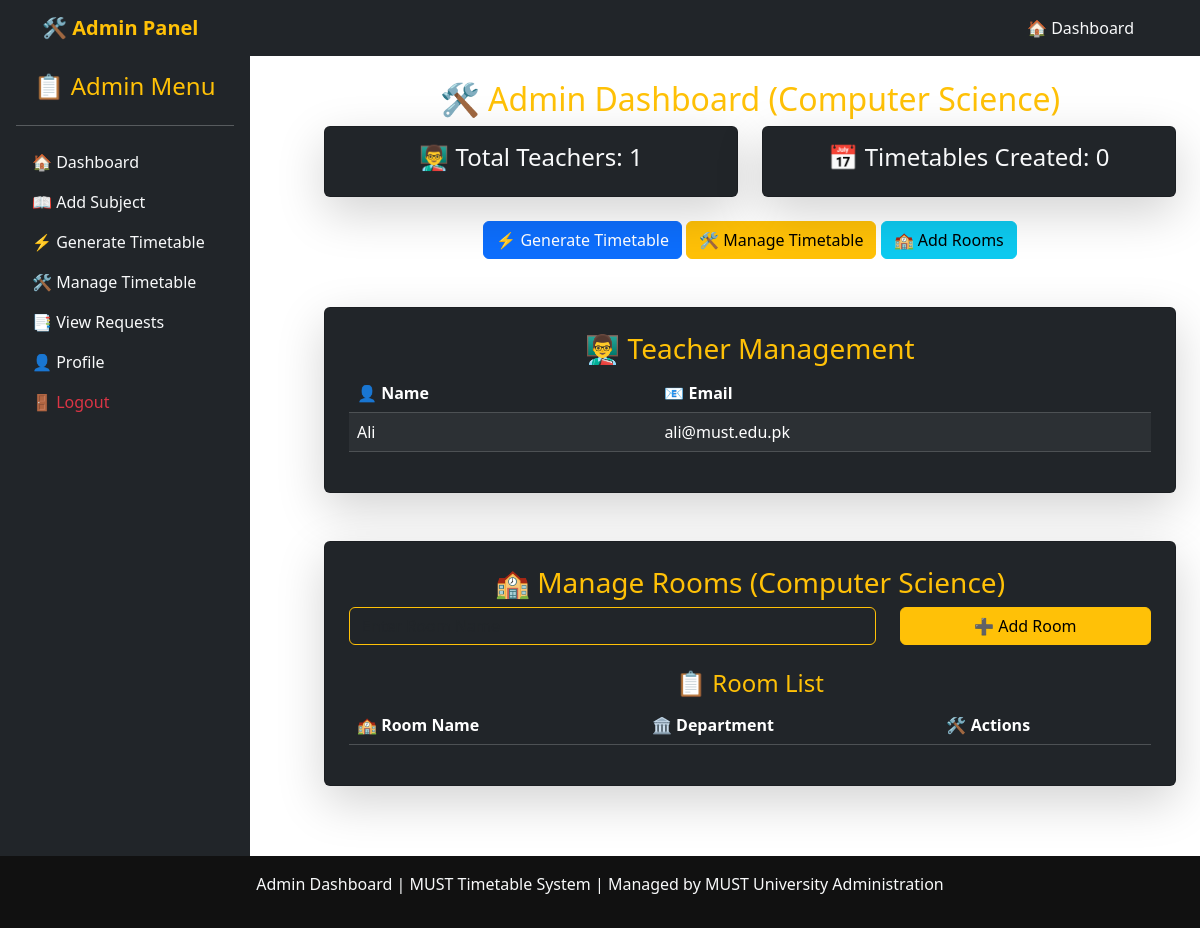
The app's page /views/admin/dashboard.php (signed in) with its own data.
### tables this page shows
CREATE TABLE `departments` (
  `id` int(11) NOT NULL,
  `name` varchar(255) NOT NULL,
  `admin_id` int(11) DEFAULT NULL,
  `timetables_created` int(11) DEFAULT '0'
);

CREATE TABLE `users` (
  `id` int(11) NOT NULL,
  `name` varchar(255) NOT NULL,
  `email` varchar(255) NOT NULL,
  `password` varchar(255) NOT NULL,
  `role` enum('superadmin','admin','teacher','student') NOT NULL,
  `contact` varchar(255) DEFAULT NULL,
  `profile_pic` varchar(255) DEFAULT 'default-avatar.jpg',
  `created_at` timestamp NOT NULL DEFAULT CURRENT_TIMESTAMP,
  `contact_number` varchar(15) DEFAULT NULL,
  `specialty` varchar(255) DEFAULT NULL,
  `department_id` int(11) DEFAULT NULL,
  `is_active` tinyint(1) DEFAULT '1',
  `roll_no` varchar(20) DEFAULT NULL
);

### views/admin/dashboard.php (the view, shortened to what this page needs)
<?php
require_once '../../controllers/AdminController.php';
$admin_id = $_SESSION['user_id'];
$stmt = $conn->prepare("SELECT d.id, d.name FROM departments d WHERE d.admin_id = ?");
$stmt->execute([$admin_id]);
$admin_dept = $stmt->fetch(PDO::FETCH_ASSOC);
if ($admin_dept) {
    $department_id = $admin_dept['id'];
    $department_name = $admin_dept['name'];
} else {
    $department_id = null;
    $department_name = "Unknown";
}
$stmt = $conn->prepare("SELECT COUNT(*) FROM users WHERE role = 'teacher' AND department_id = ?");
$stmt->execute([$department_id]);
$total_teachers = $stmt->fetchColumn();
$stmt = $conn->prepare("SELECT COUNT(DISTINCT semester) FROM timetables WHERE department_id = ? AND is_confirmed = 1");
$stmt->execute([$department_id]);
$total_timetables = $stmt->fetchColumn();
$stmt = $conn->prepare("SELECT id, name, email, contact FROM users WHERE role = 'teacher' AND department_id = ?");
$stmt->execute([$department_id]);
$teachers = $stmt->fetchAll(PDO::FETCH_ASSOC);
?>
<?php include "../../components/admin-header.php"; ?>
<div class="container-fluid">
    <div class="row">
        <div class="col-md-3 p-0">
            <?php include "../../components/sidebar-admin.php"; ?>
        </div>
        <div class="col-md-9 p-4">
            <h2 class="text-warning text-center">🛠️ Admin Dashboard (<?= htmlspecialchars($department_name) ?>)</h2>
            <div class="row text-center">
                <div class="col-md-6">
                    <div class="card bg-dark text-light p-3 shadow-lg">
                        <h4>👨‍🏫 Total Teachers: <?= $total_teachers ?></h4>
                    </div>
                </div>
                <div class="col-md-6">
                    <div class="card bg-dark text-light p-3 shadow-lg">
                        <h4>📅 Timetables Created: <?= $total_timetables ?></h4>
                    </div>
                </div>
            </div>
            <div class="text-center mt-4">
                <a href="generate-timetable.php" class="btn btn-primary">⚡ Generate Timetable</a>
                <a href="manage-timetables.php" class="btn btn-warning">🛠️ Manage Timetable</a>
                <a href="#add-rooms-section" class="btn btn-info">🏫 Add Rooms</a>
            </div>
            <div class="card bg-dark text-light mt-5 p-4 shadow-lg">
                <h3 class="text-warning text-center">👨‍🏫 Teacher Management</h3>
                <table class="table table-dark table-striped">
                    <thead>
                        <tr>
                            <th>👤 Name</th>
                            <th>📧 Email</th>
                        </tr>
                    </thead>
                    <tbody>
                        <?php foreach ($teachers as $teacher): ?>
                            <tr>
                                <td><?= htmlspecialchars($teacher['name']) ?></td>
                                <td><?= htmlspecialchars($teacher['email']) ?></td>
                            </tr>
                        <?php endforeach; ?>
                    </tbody>
                </table>
            </div>
            <div class="card bg-dark text-light mt-5 p-4 shadow-lg" id="add-rooms-section">
    <h3 class="text-warning text-center">🏫 Manage Rooms (<?= htmlspecialchars($department_name) ?>)</h3>
    <form method="POST" class="mb-4">
        <div class="row">
            <div class="col-md-8">
                <input type="text" name="room_name" class="form-control bg-dark text-light border-warning" placeholder="Enter Room Name" required>
            </div>
            <div class="col-md-4">
                <button type="submit" name="add_room" class="btn btn-warning w-100">➕ Add Room</button>
            </div>
        </div>
    </form>
    <h4 class="text-warning text-center">📋 Room List</h4>
    <table class="table table-dark table-striped">
        <thead>
            <tr>
                <th>🏫 Room Name</th>
                <th>🏛️ Department</th>
                <th>🛠️ Actions</th>
            </tr>
        </thead>
    </table>
</div>
</div>
<?php include "../../components/admin-footer.php"; ?>

### records on screen
departments: name "Computer Science"
users: name "Ali", email "ali@must.edu.pk"

### other values on screen
$total_teachers "1"
$total_timetables "0"
